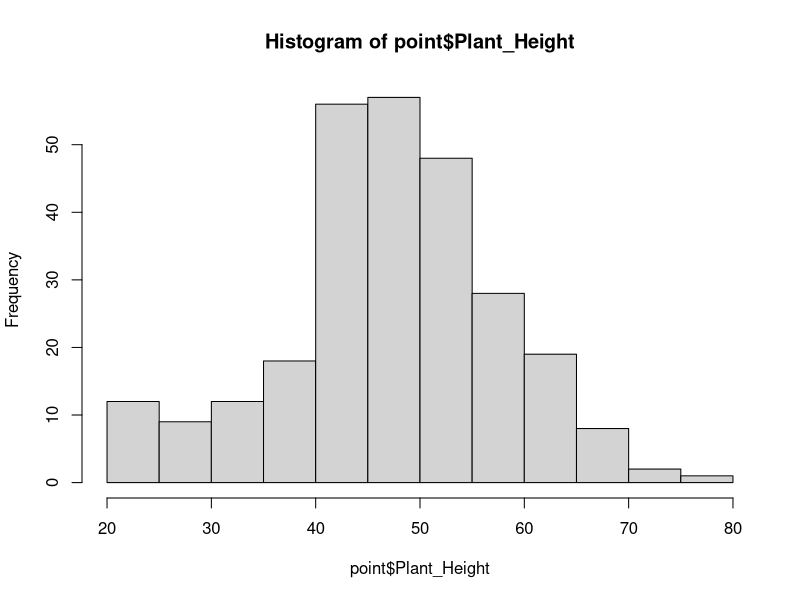
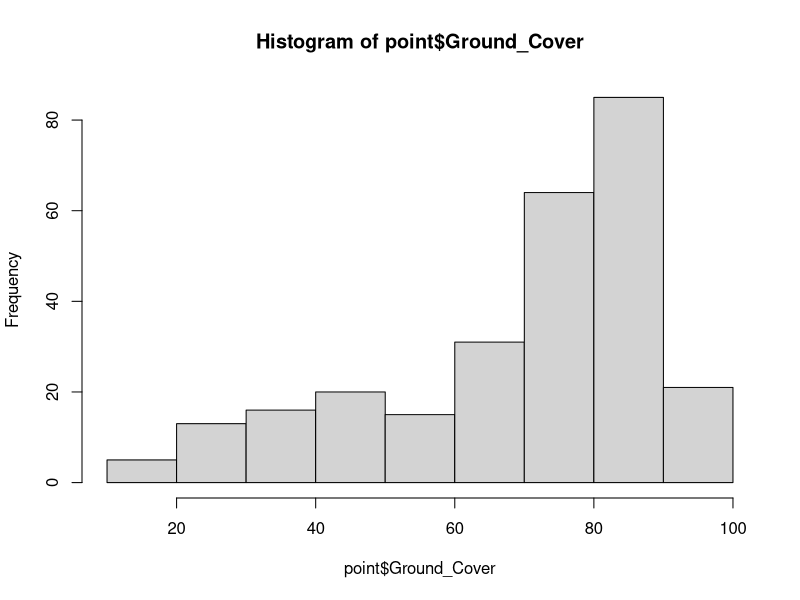
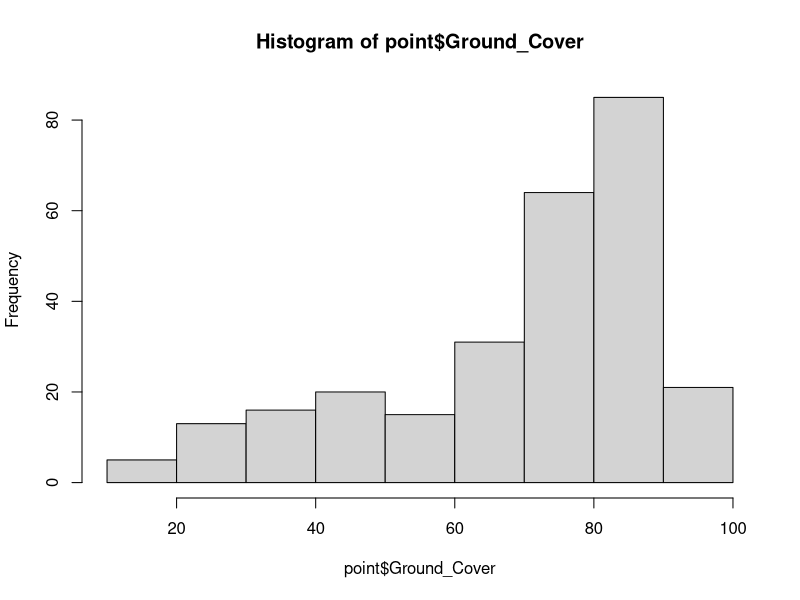
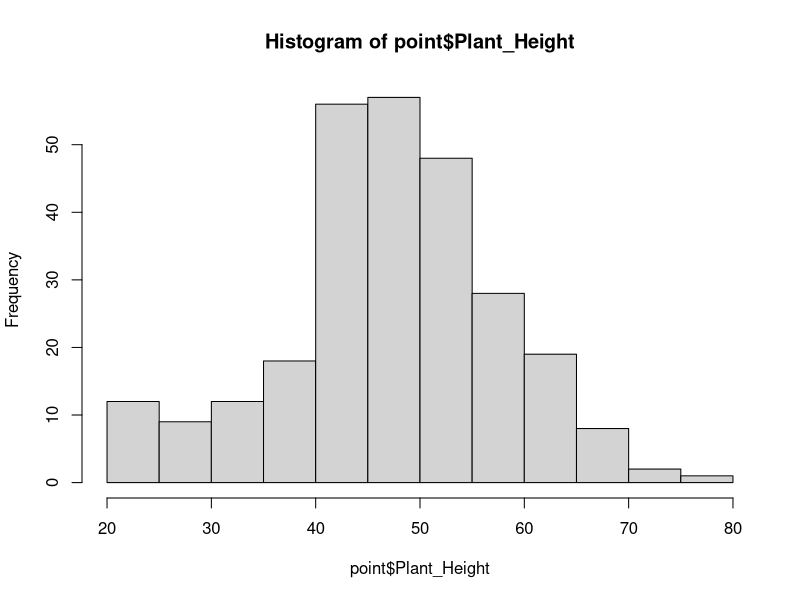

The R script that drew these images, in order: (Note: this script raises an error after producing the figures.)
options(scipen = 999)

#Libraries----

library("dplyr")
library('vegan')
library("corrplot")
library("tidyr")

#Data----
point <- read.csv("01. Data/Point_Data.csv")
head(point);dim(point)

field <- read.csv("01. Data/Survey_Data.csv")
head(field);dim(field)

morpho <- read.csv("01. Data/Morphospecies_Data.csv")
head(morpho);dim(morpho)

obs <- read.csv("01. Data/Observation_Data.csv")
head(obs);dim(obs)


#Prepping data----

##Removing unneeded columns----

summary(obs)
obs <- obs[,-which(names(obs) =="Notes")]
obs <- obs[,-which(names(obs) =="Wings")]

summary(morpho)
morpho <- morpho[,-which(names(morpho)=='NOTES')]
morpho <- morpho[,-which(names(morpho)=='Duplicates')]

summary(point)
point <- point[,-which(names(point)=='X_Cor')]
point <- point[,-which(names(point)=='Y_Cor')]
hist(point$Plant_Height)
hist(point$Ground_Cover)

summary(field)
field <- field[,-which(names(field)=='Notes')]
field <- field[,-c(7:16)]
field <- field[,-which(names(field) =="NDVIsum_Field")] 
field <- field[,-which(names(field) =="Potato_Varient_1")] 
field <- field[,-which(names(field) =="Potato_Varient_2")] 

table(field$X500m_Prop_Build) #high proportion of zeros makes it unsuitable for modelling 
field <- field[,-which(names(field) =="X500m_Prop_Build")]

table(field$X500m_Prop_Nat_Graze) #high proportion of zeros makes it unsuitable for modelling
field <- field[,-which(names(field) =="X500m_Prop_Nat_Graze")]

table(field$X500m_Prop_Water)
table(field$X500m_Prop_Crops)

table(field$X1km_Prop_Build)#Not enough variation in data - unsuitable for modelling
field <- field[,-which(names(field) =="X1km_Prop_Build")]

table(field$X1km_Prop_Nat)#high proportion of zeros makes it unsuitable for modelling 
field <- field[,-which(names(field) =="X1km_Prop_Nat")]

table(field$X1km_Prop_Water)
table(field$X1km_Prop_Crops)
table(field$X1km_Prop_Nat_Graze) #high proportion of zeros makes it unsuitable for modelling 
field <- field[,-which(names(field) =="X1km_Prop_Nat_Graze")]

hist(point$Ground_Cover)
hist(point$Plant_Height)

##Some data fixes for functional groups----

table(morpho$Size)
morpho$Size[morpho$Size == "Unknown"] <- NA
morpho$Size[morpho$Size == "5-Oct"] <- "5-10"
morpho$Size[morpho$Size == "Oct-15"] <- "10-15"

#Since all levels greater then 10mm only have 1 morphospecies will combine together to  >10
morpho$Size[morpho$Size == ">30"] <- ">10"
morpho$Size[morpho$Size == "20-30"] <- ">10"
morpho$Size[morpho$Size == "15-20"] <- ">10"
morpho$Size[morpho$Size == "10-15"] <- ">10"

morpho$Size <- as.factor(morpho$Size)
levels(morpho$Size)
morpho$Size <- factor(morpho$Size, levels = c("0-2.5","2.5-5","5-10",">10"))

table(morpho$Trophic)
morpho$Trophic[morpho$Trophic == "Unknown"] <- NA

table(morpho$Hunting.Style)
morpho$Hunting.Style[morpho$Hunting.Style == "Unknown"] <- NA

table(morpho$Intro_Native) 
morpho$Intro_Native[morpho$Intro_Native == "Unknown"] <- NA
morpho$Intro_Native <- as.factor(morpho$Intro_Native)
levels(morpho$Intro_Native)
morpho$Intro_Native <- factor(morpho$Intro_Native, levels = c("Native","Introduced"))

table(morpho$Wings) 
morpho$Wings[morpho$Wings == "Unknown"] <- NA

#Correlation for environmental variables----

cordata <- data.frame(ID = point$Survey_Field,Height = point$Plant_Height,GC = point$Ground_Cover,Position = point$Spatial_Position)

cordata <- merge(cordata,field, by = "ID")

head(cordata);dim(cordata)

cordata <- cordata %>% dplyr::select(Height, GC, Position,Day_Sampled,Crop_Age_Days,Field_Area_m2,X500m_Prop_Crops,X500m_Prop_Water,X1km_Prop_Crops,X1km_Prop_Water,NDVImean_Field,NDVIsum_500m,NDVImean_500m,NDVIsum_1km,NDVImean_1km)

cordata$Position[cordata$Position == 'Outer'] <- 1
cordata$Position[cordata$Position == 'Inner'] <- 2
cordata$Position <- as.numeric(cordata$Position)

str(cordata)#checking for any other character variables
cor <- cor(cordata,method = "spearman")
colnames(cor) <- c("Height", "GC", "Position","Day Sampled","Crop Age","Field Area","Cropping 500m","Water 500m","Cropping 1000m","Water 1000m","Field NDVI (M)","NDVI 500m (S)","NDVI 500m (M)","NDVI 1000m (S)","NDVI 1000m (M)")
rownames(cor) <- c("Height", "GC", "Position","Day Sampled","Crop Age","Field Area","Cropping 500m","Water 500m","Cropping 1000m","Water 1000m","Field NDVI (M)","NDVI 500m (S)","NDVI 500m (M)","NDVI 1000m (S)","NDVI 1000m (M)")

dev.new(height=8,width=8,dpi=80,pointsize=14,noRStudioGD = T)
corrplot::corrplot(cor,method="color",  
                   type="upper",addCoef.col = 'black',number.cex = 0.6)
head(cor)

#Crops and water 500m are correlated with a design variable
#crops 1000m has a high correlation with a design variable also

#Uncorrelated variables listed below based on correlation plot

#Design variables: Crop age, day sampled and spatial position
#Point Variables: Ground cover, plant height
#Field variables: Field size, field NDVI (mean)
#Landscape variable: water 1km, NDVI (sum) (500m or 1km as these are correlated with each other)


##Merging data bases----

variables <- data.frame(Site = point$Site,Height = point$Plant_Height,GC = point$Ground_Cover,Position = point$Spatial_Position,ID = point$Survey_Field)

variables <- merge(variables,field, by = "ID")

head(variables);dim(variables)

variables <- variables %>% dplyr::select(ID,Site,Field,Height, GC, Position,Day_Sampled,Crop_Age_Days,Field_Area_m2,X1km_Prop_Water,NDVImean_Field,NDVIsum_1km)
head(variables);dim(variables)

invert <- data.frame(ID = obs$Site,Morphospecies = obs$Morphospecies)

invert <- merge(invert,morpho,by = "Morphospecies")
head(invert);dim(invert)

##removing wasps, Lepidoptera and serpintine leaf miner
dim(invert)

table(invert$Trophic)
length(which(invert$Trophic == 'Parasite'))
invert <- subset(invert, Trophic != 'Parasite' | is.na(Trophic))

table(invert$Order)
length(which(invert$Order == 'Lepidoptera'))
invert <- subset(invert, Order != 'Lepidoptera' | is.na(Order))

length(invert$Morphospecies[invert$Morphospecies == 'Serpintine_Leaf_Miner'])
invert <- subset(invert, Morphospecies != 'Serpintine_Leaf_Miner' | is.na(Morphospecies))

dim(morpho)

table(morpho$Trophic)
length(which(morpho$Trophic == 'Parasite'))
morpho <- subset(morpho, Trophic != 'Parasite' | is.na(Trophic))

table(morpho$Order)
length(which(morpho$Order == 'Lepidoptera'))
morpho <- subset(morpho, Order != 'Lepidoptera' | is.na(Order))

length(morpho$Morphospecies[morpho$Morphospecies == 'Serpintine_Leaf_Miner'])
morpho <- morpho[morpho$Morphospecies != 'Serpintine_Leaf_Miner',]

##Removing first survey observations
#diversity measures taken weren't reliable so excluded from analysis

head(variables);dim(variables)

length(variables$ID[variables$ID == 'S1_F3'])
variables <- variables[variables$ID != 'S1_F3',]

head(invert);dim(invert)

invert <- invert[!grepl("^S1", invert$ID), ]

#total observations = 2329

setdiff(unique(morpho$Morphospecies), unique(invert$Morphospecies))

#need to remove two from morpho to make sure that its got the same species are were observed
#double checking they aren't there
invert[invert$Morphospecies == 'Whitefly',]
invert[invert$Morphospecies == 'Brown_Weevil',] 
invert[invert$Morphospecies == 'Small_Ant',]

morpho <- morpho[morpho$Morphospecies != 'Brown_Weevil',]
morpho <- morpho[morpho$Morphospecies != 'Small_Ant',]
head(morpho);dim(morpho)


#Diversity measures for modelling----

table(invert$Order)
dim(variables)


##Richness----

head(invert);dim(invert)
head(variables);dim(variables)

names(invert)[names(invert) == "ID"] <- "Site"

richness <- data.frame(Site = variables$Site)
head(richness);dim(richness)

#all species richness
temprich <- aggregate(Morphospecies ~ Site, data = invert, FUN = function(x) length(unique(x)))
richness <- merge(richness,temprich,by = "Site",all.x = T)
head(richness);dim(richness)
colnames(richness)[2] <- "All"
head(richness);dim(richness)

#Trophic - Predator
temprich <- aggregate(Morphospecies ~ Site, data = invert[invert$Trophic == "Predator",], FUN = function(x) length(unique(x)))
richness <- merge(richness,temprich,by = "Site",all.x = T)
head(richness);dim(richness)
colnames(richness)[3] <- "Predator"

#Trophic - Herbivore
temprich <- aggregate(Morphospecies ~ Site, data = invert[invert$Trophic == "Herbivore",], FUN = function(x) length(unique(x)))
richness <- merge(richness,temprich,by = "Site",all.x = T)
head(richness);dim(richness)
colnames(richness)[4] <- "Herbivore"

#Trophic - Omnivore
temprich <- aggregate(Morphospecies ~ Site, data = invert[invert$Trophic == "Ominvore",], FUN = function(x) length(unique(x)))
richness <- merge(richness,temprich,by = "Site",all.x = T)
head(richness);dim(richness)
colnames(richness)[5] <- "Omnivore"

#Trophic - Fungivore
temprich <- aggregate(Morphospecies ~ Site, data = invert[invert$Trophic == "Fungivore",], FUN = function(x) length(unique(x)))
richness <- merge(richness,temprich,by = "Site",all.x = T)
head(richness);dim(richness)
colnames(richness)[6] <- "Fungivore"

#Trophic - Hematophagous
temprich <- aggregate(Morphospecies ~ Site, data = invert[invert$Trophic == "Hematophagous",], FUN = function(x) length(unique(x)))
richness <- merge(richness,temprich,by = "Site",all.x = T)
head(richness);dim(richness)
colnames(richness)[7] <- "Hematophagous"

#Hunting Style - Web
temprich <- aggregate(Morphospecies ~ Site, data = invert[invert$Hunting.Style == "Web",], FUN = function(x) length(unique(x)))
richness <- merge(richness,temprich,by = "Site",all.x = T)
head(richness);dim(richness)
colnames(richness)[8] <- "Web"

#Hunting Style - Active Hunting
temprich <- aggregate(Morphospecies ~ Site, data = invert[invert$Hunting.Style == "Active_Hunting",], FUN = function(x) length(unique(x)))
richness <- merge(richness,temprich,by = "Site",all.x = T)
head(richness);dim(richness)
colnames(richness)[9] <- "Active_Hunting"

#Hunting Style - Ambush Hunting
temprich <- aggregate(Morphospecies ~ Site, data = invert[invert$Hunting.Style == "Ambush_Hunter",], FUN = function(x) length(unique(x)))
richness <- merge(richness,temprich,by = "Site",all.x = T)
head(richness);dim(richness)
colnames(richness)[10] <- "Ambush_Hunting"

#Hunting Style - Hawking
temprich <- aggregate(Morphospecies ~ Site, data = invert[invert$Hunting.Style == "Hawking",], FUN = function(x) length(unique(x)))
richness <- merge(richness,temprich,by = "Site",all.x = T)
head(richness);dim(richness)
colnames(richness)[11] <- "Hawking"

#Size - 0-2.5mm
temprich <- aggregate(Morphospecies ~ Site, data = invert[invert$Size == "0-2.5",], FUN = function(x) length(unique(x)))
richness <- merge(richness,temprich,by = "Site",all.x = T)
head(richness);dim(richness)
colnames(richness)[12] <- "0-2.5"

#Size - 2.5-5mm
temprich <- aggregate(Morphospecies ~ Site, data = invert[invert$Size == "2.5-5",], FUN = function(x) length(unique(x)))
richness <- merge(richness,temprich,by = "Site",all.x = T)
head(richness);dim(richness)
colnames(richness)[13] <- "2.5-5"

#Size - 5-10mm
temprich <- aggregate(Morphospecies ~ Site, data = invert[invert$Size == "5-10",], FUN = function(x) length(unique(x)))
richness <- merge(richness,temprich,by = "Site",all.x = T)
head(richness);dim(richness)
colnames(richness)[14] <- "5-10"

#Size - >10mm
temprich <- aggregate(Morphospecies ~ Site, data = invert[invert$Size == ">10",], FUN = function(x) length(unique(x)))
richness <- merge(richness,temprich,by = "Site",all.x = T)
head(richness);dim(richness)
colnames(richness)[15] <- ">10"

#Native/intro - Native
temprich <- aggregate(Morphospecies ~ Site, data = invert[invert$Intro_Native == "Native",], FUN = function(x) length(unique(x)))
richness <- merge(richness,temprich,by = "Site",all.x = T)
head(richness);dim(richness)
colnames(richness)[16] <- "Native"

#Native/intro - Introduced 
temprich <- aggregate(Morphospecies ~ Site, data = invert[invert$Intro_Native == "Introduced",], FUN = function(x) length(unique(x)))
richness <- merge(richness,temprich,by = "Site",all.x = T)
head(richness);dim(richness)
colnames(richness)[17] <- "Introduced"

#Wings - Always Winged 
temprich <- aggregate(Morphospecies ~ Site, data = invert[invert$Wings == "Always_Winged",], FUN = function(x) length(unique(x)))
richness <- merge(richness,temprich,by = "Site",all.x = T)
head(richness);dim(richness)
colnames(richness)[18] <- "Always_Winged"

#Wings - Develops Wings 
temprich <- aggregate(Morphospecies ~ Site, data = invert[invert$Wings == "Develops_Wings",], FUN = function(x) length(unique(x)))
richness <- merge(richness,temprich,by = "Site",all.x = T)
head(richness);dim(richness)
colnames(richness)[19] <- "Develops_Wings"

#Wings - Wingless 
temprich <- aggregate(Morphospecies ~ Site, data = invert[invert$Wings == "Wingless",], FUN = function(x) length(unique(x)))
richness <- merge(richness,temprich,by = "Site",all.x = T)
head(richness);dim(richness)
colnames(richness)[20] <- "Wingless"

#Wings - Polymorphic 
temprich <- aggregate(Morphospecies ~ Site, data = invert[invert$Wings == "Polymorphic",], FUN = function(x) length(unique(x)))
richness <- merge(richness,temprich,by = "Site",all.x = T)
head(richness);dim(richness)
colnames(richness)[21] <- "Polymorphic"

#replacing all NAs with 0's 
richness[is.na(richness)] <- 0

###Creating modelling data----

head(variables);dim(variables)
head(richness);dim(richness)

ModelRich <- merge(richness,variables,by = "Site")
head(ModelRich);dim(ModelRich)

#workong out prop zero for each functional group
head(richness[,c(2:21)]);dim(richness)
sapply(richness[,c(2:21)], function(col) mean(col == 0, na.rm = TRUE))

table(morpho$Morphospecies)

sum(table(invert$Wings))


#Removing native and introduced - I think this could be very misleading results since only 42 of 215 inverts were able to be classified 
#None of the functional groups were able to be identified for all species but I think this is the one that's the most in disproportion
head(ModelRich);dim(ModelRich)
ModelRich <- ModelRich %>% dplyr::select(-Native,-Introduced)

##Abundance----
 #Can I write a loop to create the abundance data?

##Diversity (Inverse Simpson's diversity index)----

#Some old code is in the archive script for me to try
